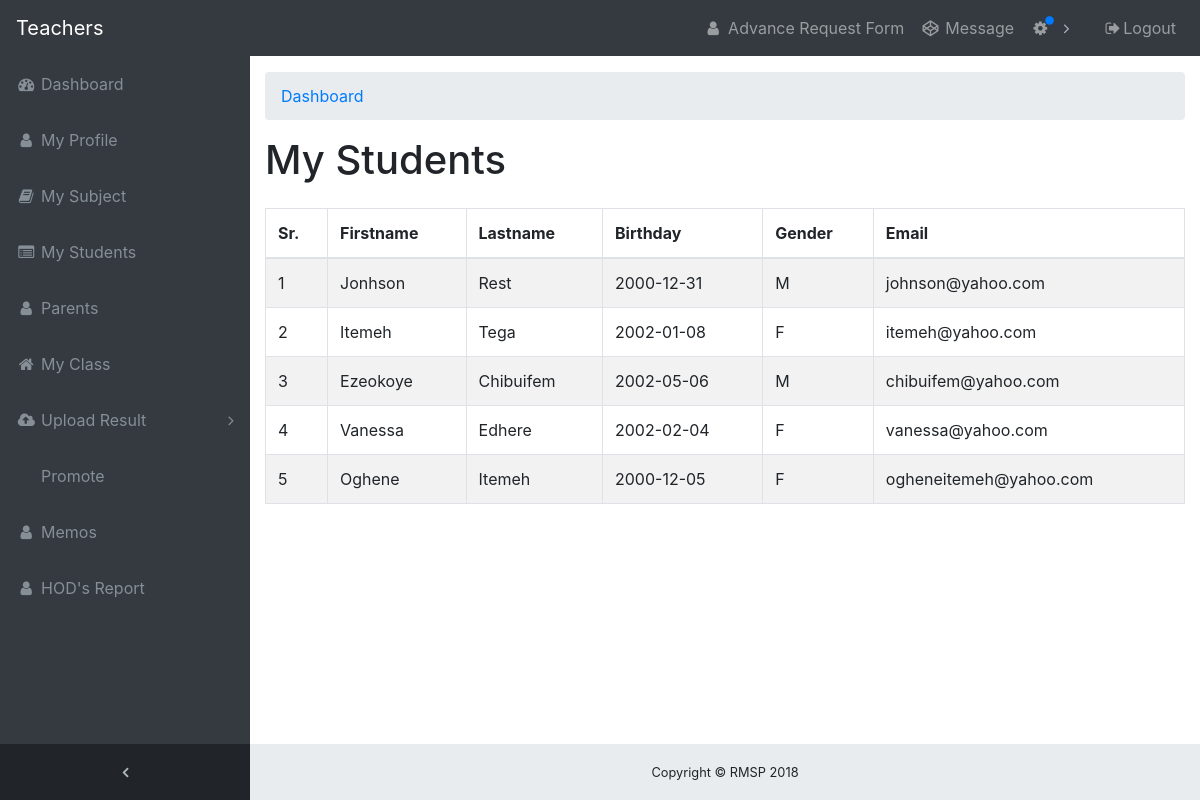
Page /staff/student_view.php?id=16 (signed in) on the committed database.
### tables this page shows
CREATE TABLE `student` (
  `id` int(11) NOT NULL,
  `adm_no` int(225) NOT NULL,
  `fname` varchar(259) NOT NULL,
  `lname` varchar(250) NOT NULL,
  `gender` enum('M','F','','') NOT NULL,
  `birthday` date NOT NULL,
  `email` varchar(225) NOT NULL,
  `password` varchar(225) NOT NULL,
  `parent_id` varchar(225) NOT NULL,
  `class_id` int(250) NOT NULL
);

### staff/student_view.php (the view, shortened to what this page needs)
<?php
$id = $_GET['id'];
 include_once 'header.php'; ?>
  <div class="content-wrapper">
    <div class="container-fluid">
      <ol class="breadcrumb">
        <li class="breadcrumb-item">
          <a href="home.php">Dashboard</a>
        </li>
      </ol>
      <div class="row">
        <div class="col-12">
          <h1>My Students</h1>
           <table class="table table-user-information">
                                  <table class="table table-striped table-bordered table-hover">
                                          <thead>
                                              <tr>
                                                  <th>Sr.</th>
                                                  <th>Firstname</th>
                                                  <th>Lastname</th>
                                                  <th>Birthday</th>
                                                  <th>Gender</th>
                                                  <th>Email</th>
                                              </tr>
                                          </thead>
                                          <tbody>
                                            <?php
                                            $i=0;
                                            $class = "SELECT * FROM `student` WHERE class_id= $id";
                                            $query_class = mysqli_query($con,$class);
                                            while ($query1 = mysqli_fetch_assoc($query_class)){
                                             $i++;
                                             ?>
                                             <tr class="odd gradeX">
                                             <td><?php echo $i ?></td>
                                                  <td><?php echo $query1 ['fname']; ?></td>
                                                  <td><?php echo $query1 ['lname']; ?></td>
                                                   <td><?php echo $query1 ['birthday']; ?></td>
                                                    <td><?php echo $query1 ['gender']; ?></td>
                                                     <td><?php echo $query1 ['email']; ?></td>
                                                  </tr>
                                                 <?php } ?>
                                        </tbody>
                                    </table>
                                </div>
                            </div>
                        </div>
                    </div>

### css/sb-admin.css (style rules this page uses)
html { position: relative; min-height: 100%; }
body { overflow-x: hidden; }
body.sticky-footer { margin-bottom: 56px; }
body.sticky-footer .content-wrapper { min-height: calc(100vh - 56px - 56px); }
body.fixed-nav { padding-top: 56px; }
.content-wrapper { min-height: calc(100vh - 56px); padding-top: 1rem; }
.content-wrapper { overflow-x: hidden; background: white; }
@media (min-width: 992px) { .content-wrapper { margin-left: 250px; } }

### rows in the picture
student: fname "Jonhson", lname "Rest", birthday "2000-12-31", gender "M", email "johnson@yahoo.com"
student: fname "Itemeh", lname "Tega", birthday "2002-01-08", gender "F", email "itemeh@yahoo.com"
student: fname "Ezeokoye", lname "Chibuifem", birthday "2002-05-06", gender "M", email "chibuifem@yahoo.com"
student: fname "Vanessa", lname "Edhere", birthday "2002-02-04", gender "F", email "vanessa@yahoo.com"
student: fname "Oghene", lname "Itemeh", birthday "2000-12-05", gender "F", email "ogheneitemeh@yahoo.com"
